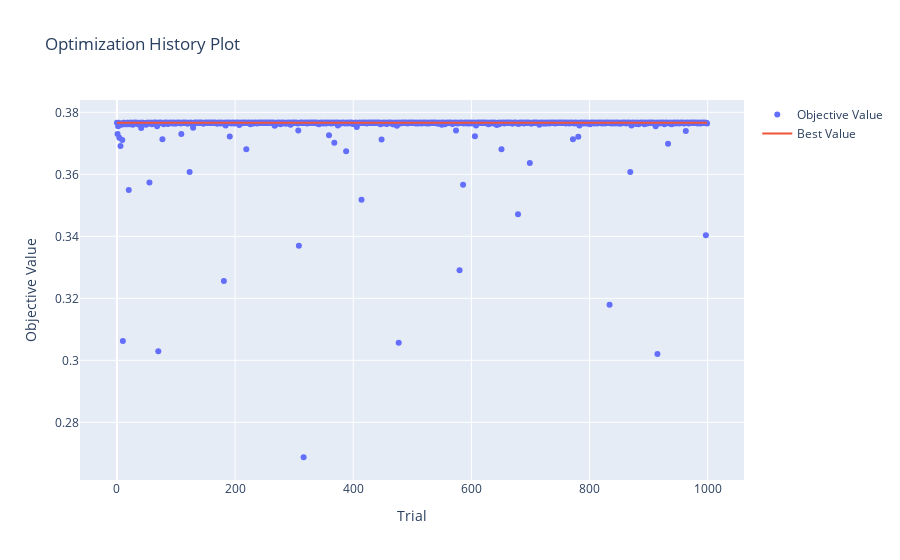

Write notebook code for a chart like this one.
### Code cell
# Model optimization history across trials
vis.plot_optimization_history(study)

### Figure 1 — Plotly figure (JSON) as saved in the notebook; plotly's stock layout.template omitted (floating-point values rounded to 4 significant figures; data arrays with more than 128 entries replaced by an {"elided": "..."} marker saying what was removed)
{"data": [{"mode": "markers", "name": "Objective Value", "type": "scatter", "x": {"elided": "1000 int values"}, "y": {"elided": "1000 float values"}}, {"mode": "lines", "name": "Best Value", "type": "scatter", "x": {"elided": "1000 int values"}, "y": {"elided": "1000 float values"}}, {"marker": {"color": "#cccccc"}, "mode": "markers", "name": "Infeasible Trial", "showlegend": false, "type": "scatter", "x": [], "y": []}], "layout": {"title": {"text": "Optimization History Plot"}, "xaxis": {"title": {"text": "Trial"}}, "yaxis": {"title": {"text": "Objective Value"}}}}
